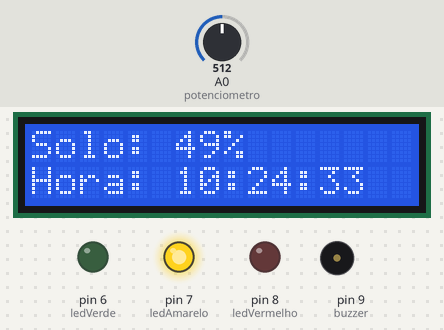
A sketch run on a simulated Arduino Uno, built with avr-gcc and run on an emulated ATmega328P. On the bench: 16×2 character LCD, output pins drawn as LEDs (lit = HIGH), buzzer (waves = sounding). Inputs (shaded band) come from the test bench; at power-on: A0 (potenciometro) = 512. The local clock reads 2024-03-15 10:24:30 at power-on unless the sketch sets it; EEPROM starts erased; what the sketch prints to the serial monitor is not drawn.

Above: at 4.2 s.
4.3 s: A0 (potenciometro) set to 760
At 5.9 s:
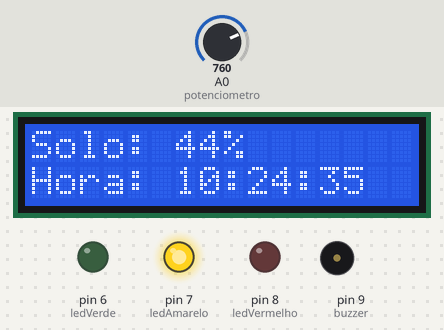
7.3 s: A0 (potenciometro) set to 790
At 8.4 s:
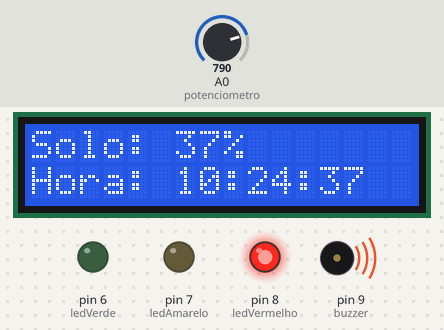
9.0 s: A0 (potenciometro) set to 900
At 15.4 s:
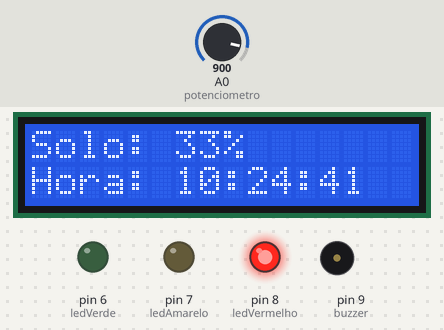
Timing chart, 0 to 17.5 s (numbered marks = the images above; inputs shaded):
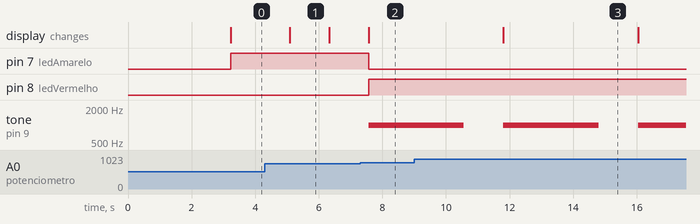

Measured:
- the behaviour switches between 777 and 778 on A0 (potenciometro) (found by bisection; images 1 and 2)
- after the input at 4.3 s, the display: changes after 0.78 s (image 1)
- after the input at 7.3 s, the display: changes after 0.26 s (image 2)
- by itself, tone on pin 9 (buzzer): alternates 1000 Hz for 3.0 s and silent for 1.2 s
- what the display in image 1 shows lasts 1.2 s, from 5.1 s to 6.3 s

The sketch:

FloodSense.ino
```cpp
#include <Wire.h>
#include <LiquidCrystal_I2C.h>
#include <RTClib.h>
#include <EEPROM.h>

// LCD I2C e RTC
LiquidCrystal_I2C lcd(0x27, 16, 2);
RTC_DS3231 rtc;

// Pinos
const int potenciometro = A0; // Slide pot
const int buzzer = 9;
const int ledVerde = 6;
const int ledAmarelo = 7;
const int ledVermelho = 8;

// Variáveis
int menorUmidade = 100;
int maiorUmidade = 0;
float umidadeSuavizada = -1;
const float alpha = 0.1;
int umidadeAnterior = -1;
const int tolerancia = 3;

void setup() {
  Serial.begin(9600);
  lcd.init();
  lcd.backlight();

  pinMode(potenciometro, INPUT);
  pinMode(buzzer, OUTPUT);
  pinMode(ledVerde, OUTPUT);
  pinMode(ledAmarelo, OUTPUT);
  pinMode(ledVermelho, OUTPUT);

  if (!rtc.begin()) {
    lcd.clear();
    lcd.setCursor(0, 0);
    lcd.print("RTC NAO ENCONTRADO");
    while (1);
  }

  lcd.clear();
  lcd.setCursor(0, 0);
  lcd.print("  Bem-vindo ao");
  lcd.setCursor(0, 1);
  lcd.print("   FloodSense!");
  delay(3000);

  menorUmidade = EEPROM.read(0);
  maiorUmidade = EEPROM.read(1);

  if (menorUmidade < 0 || menorUmidade > 100) menorUmidade = 100;
  if (maiorUmidade < 0 || maiorUmidade > 100) maiorUmidade = 0;
}

void loop() {
  long soma = 0;
  for (int i = 0; i < 50; i++) {
    soma += analogRead(potenciometro);
    delay(2);
  }
  int leitura = soma / 50;
  int umidade = map(leitura, 1023, 0, 0, 100);
  umidade = constrain(umidade, 0, 100);

  if (umidadeSuavizada < 0) {
    umidadeSuavizada = umidade;
  } else {
    umidadeSuavizada = alpha * umidade + (1 - alpha) * umidadeSuavizada;
  }

  int umidadeFiltrada = round(umidadeSuavizada);
  DateTime agora = rtc.now();

  // Atualiza menor e maior umidade
  if (umidadeFiltrada < menorUmidade) {
    menorUmidade = umidadeFiltrada;
    EEPROM.write(0, menorUmidade);
  }
  if (umidadeFiltrada > maiorUmidade) {
    maiorUmidade = umidadeFiltrada;
    EEPROM.write(1, maiorUmidade);
  }

  if (abs(umidadeFiltrada - umidadeAnterior) >= tolerancia || umidadeAnterior == -1) {
    umidadeAnterior = umidadeFiltrada;

    lcd.clear();
    lcd.setCursor(0, 0);
    lcd.print("Solo: ");
    lcd.print(umidadeFiltrada);
    lcd.print("%");

    lcd.setCursor(0, 1);
    lcd.print("Hora: ");
    if (agora.hour() < 10) lcd.print("0");
    lcd.print(agora.hour());
    lcd.print(":");
    if (agora.minute() < 10) lcd.print("0");
    lcd.print(agora.minute());
    lcd.print(":");
    if (agora.second() < 10) lcd.print("0");
    lcd.print(agora.second());

    // Serial Monitor
    Serial.print("Umidade: ");
    Serial.print(umidadeFiltrada);
    Serial.print("% | Menor: ");
    Serial.print(menorUmidade);
    Serial.print("% | Maior: ");
    Serial.print(maiorUmidade);
    Serial.print("% | Hora: ");
    Serial.print(agora.hour());
    Serial.print(":");
    Serial.print(agora.minute());
    Serial.print(":");
    Serial.println(agora.second());

    // Alerta visual e sonoro
    digitalWrite(ledVerde, LOW);
    digitalWrite(ledAmarelo, LOW);
    digitalWrite(ledVermelho, LOW);
    noTone(buzzer);

    if (umidadeFiltrada >= 70) {
      digitalWrite(ledVerde, HIGH);
      tone(buzzer, 1000);
      delay(3000);
      noTone(buzzer);
    } else if (umidadeFiltrada >= 40) {
      digitalWrite(ledAmarelo, HIGH);
    } else {
      digitalWrite(ledVermelho, HIGH);
      tone(buzzer, 1000);
      delay(3000);
      noTone(buzzer);
    }
  }

  delay(500);
}
```
